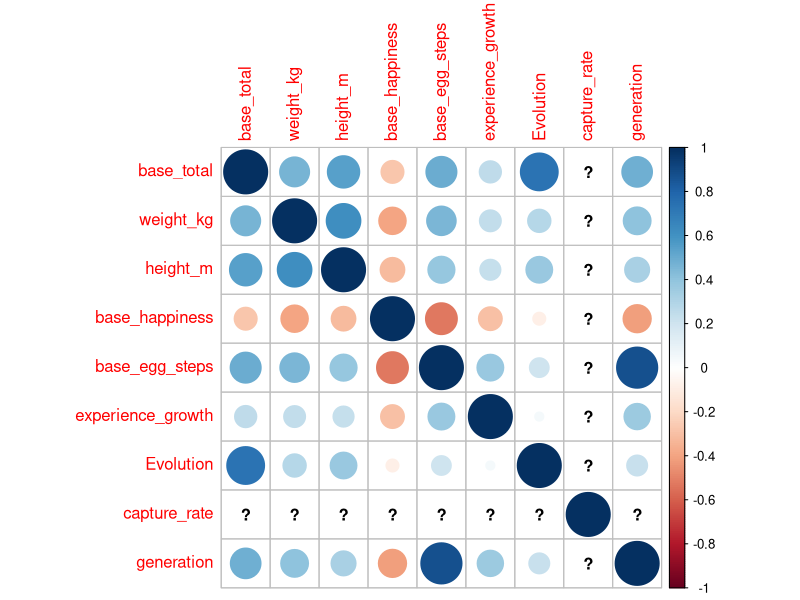

The R source for this figure: (Note: this script raises an error after producing the figure.)
## ---- chunk 1
knitr::opts_chunk$set(echo = TRUE)
library(dplyr)
library(lme4)
library(effects)
library(corrplot)
library(knitr)
library(ggplot2)
#install.packages('pROC')
library(pROC)
library(MASS)
library(class)
#library(klaR)
#install.packages('earth')
library(earth)
## ---- chunk 2

Pokemon=read.csv("Pokemon.csv")
levels(Pokemon$type2)=c(levels(Pokemon$type2),"none")
Pokemon$type2[Pokemon$type2==""]="none"
#summary(Pokemon)
#Pokemon$name[is.na(Pokemon$weight_kg)]
#pairs(Pokemon[,34:ncol(Pokemon)])
Pokemon_Cor=Pokemon[,c("base_total","weight_kg","height_m","base_happiness","base_egg_steps","experience_growth","Evolution","capture_rate")]
Pokemon_Cor$generation=as.numeric(Pokemon$generation)
Pokemon_Cor$generation=as.numeric(Pokemon$is_legendary)
Pokemon_Cor$capture_rate=as.integer(Pokemon$capture_rate)
corrplot(cor(Pokemon_Cor))

means<-dplyr::select(Pokemon,c("type1","base_total")) %>%
group_by(.,type1)%>%
summarise(.,mean(base_total))

op <- par(no.readonly = TRUE)
par(mar=c(8, 4, 2, 2) + 0.1)
plot(means$type1,means$`mean(base_total)`,xlab="type",xaxt="n",ylab="total",main="Total Stats by Type 1")
axis(1, at=1:nrow(means), labels=means$type1, las = 2, cex.axis = 0.8)
#reset settings
par(op)

means<-dplyr::select(Pokemon,c("type2","base_total")) %>%
group_by(.,type2)%>%
summarise(.,mean(base_total))

op <- par(no.readonly = TRUE)
par(mar=c(8, 4, 2, 2) + 0.1)
plot(means$type2,means$`mean(base_total)`,xlab="type",xaxt="n",ylab="total",main="Total Stats by Type 2")
axis(1, at=1:nrow(means)+1, labels=means$type2, las = 2, cex.axis = 0.8)
#reset settings
par(op)

Pokemon$capture_rate=scale(as.integer(Pokemon$capture_rate))
#Pokemon$type2[is.na(Pokemon$type2)]="none"
Pokemon$generation=as.factor(Pokemon$generation)
Pokemon$is_legendary=as.factor(Pokemon$is_legendary)

#pairs(Pokemon[,34:ncol(Pokemon)])
pairs(Pokemon[,c("base_total","weight_kg","height_m",  "percentage_male","base_happiness","base_egg_steps","experience_growth")])
Pokemon$percentage_male[is.na(Pokemon$percentage_male)]=0
Pokemon$base_happiness=c(scale(Pokemon$base_happiness))
Pokemon$base_egg_steps=c(scale(Pokemon$base_egg_steps))
Pokemon$experience_growth=c(scale(Pokemon$experience_growth))

Pokemon$weight_kg=c(scale(Pokemon$weight_kg))
Pokemon$height_m=c(scale(Pokemon$height_m))
#pairs(Pokemon[,34:ncol(Pokemon)])
pairs(Pokemon[,c("base_total","weight_kg","height_m","base_happiness","base_egg_steps","experience_growth","Evolution","capture_rate")])
#Pokemon$base_happiness=1/(Pokemon$base_happiness)
#Pokemon$base_egg_steps=1/(Pokemon$base_egg_steps)
#Pokemon$experience_growth=1/(Pokemon$experience_growth)
#Pokemon$weight_kg=1/(Pokemon$weight_kg)
#Pokemon$height_m=1/(Pokemon$height_m)




Num_Col=c(26:29,32,34,35,36,37,39:41)
Pokemon_Cor=Pokemon[,c("base_total","weight_kg","height_m","base_happiness","base_egg_steps","experience_growth","Evolution","capture_rate")]
Pokemon_Cor$type1=as.numeric(Pokemon$type1)


corrplot(cor(Pokemon_Cor))

Pokemon_Cor2=Pokemon[,c("base_total","attack","defense","speed","hp","sp_attack","sp_defense")]
corrplot(cor(Pokemon_Cor2))
#summary(Pokemon_Cor)

## ---- chunk 3

#Pokemon=read.csv("Pokemon.csv")
#pairs(Pokemon[,34:ncol(Pokemon)])
#Pokemon$capture_rate=scale(as.integer(Pokemon$capture_rate))
#Pokemon$type2[is.na(Pokemon$type2)]="none"
#levels(Pokemon$type2)=c(levels(Pokemon$type2),"none")
#Pokemon$type2[Pokemon$type2==""]="none"
#Pokemon$generation=as.factor(Pokemon$generation)

unique(Pokemon$percentage_male)
## ---- chunk 4
#https://bradleyboehmke.github.io/HOML/mars.html
#Pokemon=Pokemon[,colnames(Pokemon)!="sp_attack"]
#Pokemon=Pokemon[,colnames(Pokemon)!="sp_defense"]
#Pokemon=Pokemon[,colnames(Pokemon)!="attack"]
#Pokemon=Pokemon[,colnames(Pokemon)!="hp"]
#Pokemon=Pokemon[,colnames(Pokemon)!="defense"]
#Pokemon=Pokemon[,colnames(Pokemon)!="base_total"]
#Pokemon=Pokemon[,colnames(Pokemon)!="abilities"]
#Pokemon=Pokemon[,colnames(Pokemon)!="base_total"]
#Pokemon=Pokemon[,colnames(Pokemon)!="classfication"]
#Pokemon=Pokemon[,colnames(Pokemon)!="japanese_name"]
#Pokemon=Pokemon[,colnames(Pokemon)!="name"]
#Pokemon=Pokemon[,colnames(Pokemon)!="pokedex_number"]
#Pokemon$perAtt=Pokemon$attack/Pokemon$base_total
#model=earth(defense~is_legendary+generation+percentage_male+weight_kg+height_m+experience_growth+speed,Pokemon[complete.cases(Pokemon),])
set.seed(801)
model_base_only=earth(base_total~type1*type2+height_m*weight_kg+is_legendary*experience_growth+generation+base_egg_steps*capture_rate+base_happiness+capture_rate+Evolution,Pokemon, nfold=10, ncross=50, varmod.method="lm")
Predict_model_base_only=predict(model_base_only,interval="pint")

model_toy_height=earth(defense~height_m+weight_kg,Pokemon[complete.cases(Pokemon),-1], nfold=10, ncross=50, varmod.method="lm")
Predict_model_toy_height=predict(model_toy_height,interval="pint")
plotmo(model_toy_height)
summary(model_toy_height)
plot(model_toy_height)
#model=step(lm(base_total~type1*type2+height_m*weight_kg+is_legendary*experience_growth+generation+base_egg_steps+base_happiness+capture_rate,Pokemon[complete.cases(Pokemon),-1]))
#model=earth(perAtt~type1*type2+height_m*weight_kg+is_legendary,Pokemon[complete.cases(Pokemon),-1])
#expand.bpairs(type1~defense,Pokemon[complete.cases(Pokemon),])
#model=earth(attack~.^2,Pokemon[complete.cases(Pokemon),-1])
summary(model_base_only)
plotmo(model_base_only)
plot(model_base_only)



Pokemon_Complete$Pred_Base_only<-Predict_model_base_only$fit
#View(Pokemon[complete.cases(Pokemon),])
## ---- chunk 5

Pokemon_Complete=Pokemon
Pokemon_Complete$Pred_base=Predict_model_base_only$fit
Predict_model_base_order=Predict_model_base_only[order(Pokemon_Complete$Pred_base),]
Pokemon_Complete_order=Pokemon_Complete[order(Pokemon_Complete$Pred_base),]
Pokemon_Complete_order$index=seq(1:nrow(Pokemon_Complete_order))

ggplot(Pokemon_Complete_order, aes(index, Pred_base))+
    geom_point()+
    geom_point(aes(y = base_total, colour=ifelse(base_total<Predict_model_base_order$lwr |
                                            base_total>Predict_model_base_order$upr,"orange","red")))+
    geom_line(data=Pokemon_Complete_order)+
    geom_ribbon(aes(ymin=Predict_model_base_order$lwr,ymax=Predict_model_base_order$upr),alpha=0.3) +xlab("Pokemon sorted by Predicted total")+
  ylab("Total Stats") + ggtitle("Predictions and True Values") + theme(legend.position = "none")+
  theme(plot.title = element_text(hjust = 0.5))

Pokemon_Complete_order$name[Pokemon_Complete_order$base_total>Predict_model_base_order$upr]
Pokemon_Complete_order$name[Pokemon_Complete_order$base_total<Predict_model_base_order$lwr]
Pokemon_Complete_order$name[Pokemon_Complete_order$base_total==max(Pokemon_Complete_order$base_total)]
Pokemon_Complete_order$name[Pokemon_Complete_order$Pred_base==min(Pokemon_Complete_order$Pred_base)]
Pokemon_Complete_order$base_total[Pokemon_Complete_order$name=="Rayquaza"]
Pokemon_Complete_order$Pred_base[Pokemon_Complete_order$name=="Rayquaza"]
## ---- chunk 6
#With base
model_attack=earth(attack~type1*type2+height_m*weight_kg+is_legendary*experience_growth+generation+base_egg_steps*capture_rate+base_happiness+capture_rate+base_total,Pokemon[complete.cases(Pokemon),-1])
sum_mod=summary(model_attack)
paste("attack: ",sum_mod$rsq)

model_hp=earth(hp~type1*type2+height_m*weight_kg+is_legendary*experience_growth+generation+base_egg_steps*capture_rate+base_happiness+capture_rate+base_total,Pokemon[complete.cases(Pokemon),-1])
sum_mod=summary(model_hp)
paste("hp: ",sum_mod$rsq)

model_defense=earth(defense~type1*type2+height_m*weight_kg+is_legendary*experience_growth+generation+base_egg_steps*capture_rate+base_happiness+capture_rate+base_total,Pokemon[complete.cases(Pokemon),-1])
sum_mod=summary(model_defense)
paste("defense: ",sum_mod$rsq)

model_sp_attack=earth(sp_attack~type1*type2+height_m*weight_kg+is_legendary*experience_growth+generation+base_egg_steps*capture_rate+base_happiness+capture_rate+base_total,Pokemon[complete.cases(Pokemon),-1])
sum_mod=summary(model_sp_attack)
paste("sp_attack: ",sum_mod$rsq)

model_sp_defense=earth(sp_defense~type1*type2+height_m*weight_kg+is_legendary*experience_growth+generation+base_egg_steps*capture_rate+base_happiness+capture_rate+base_total,Pokemon[complete.cases(Pokemon),-1])
sum_mod=summary(model_sp_defense)
paste("sp_defense: ",sum_mod$rsq)

model_speed=earth(speed~type1*type2+height_m*weight_kg+is_legendary*experience_growth+generation+base_egg_steps*capture_rate+base_happiness+capture_rate+base_total,Pokemon[complete.cases(Pokemon),-1])
sum_mod=summary(model_speed)
paste("speed: ",sum_mod$rsq)
## ---- chunk 7
set.seed(801)
#Without base
model_attack=earth(attack~type1*type2+height_m*weight_kg+is_legendary*experience_growth+generation+base_egg_steps*capture_rate+base_happiness+capture_rate+Evolution,Pokemon[complete.cases(Pokemon),-1], nfold=10, ncross=50, varmod.method="lm")
sum_mod=summary(model_attack)
paste("attack: ",sum_mod$rsq)

model_hp=earth(hp~type1*type2+height_m*weight_kg+is_legendary*experience_growth+generation+base_egg_steps*capture_rate+base_happiness+capture_rate+Evolution,Pokemon[complete.cases(Pokemon),-1], nfold=10, ncross=50, varmod.method="lm")
sum_mod=summary(model_hp)
paste("hp: ",sum_mod$rsq)

model_defense=earth(defense~type1*type2+height_m*weight_kg+is_legendary*experience_growth+generation+base_egg_steps*capture_rate+base_happiness+capture_rate+Evolution,Pokemon[complete.cases(Pokemon),-1], nfold=10, ncross=50, varmod.method="lm")
sum_mod=summary(model_defense)
paste("defense: ",sum_mod$rsq)

model_sp_attack=earth(sp_attack~type1*type2+height_m*weight_kg+is_legendary*experience_growth+generation+base_egg_steps*capture_rate+base_happiness+capture_rate+Evolution,Pokemon[complete.cases(Pokemon),-1], nfold=10, ncross=50, varmod.method="lm")
sum_mod=summary(model_sp_attack)
paste("sp_attack: ",sum_mod$rsq)

model_sp_defense=earth(sp_defense~type1*type2+height_m*weight_kg+is_legendary*experience_growth+generation+base_egg_steps*capture_rate+base_happiness+capture_rate+Evolution,Pokemon[complete.cases(Pokemon),-1], nfold=10, ncross=50, varmod.method="lm")
sum_mod=summary(model_sp_defense)
paste("sp_defense: ",sum_mod$rsq)

model_speed=earth(speed~type1*type2+height_m*weight_kg+is_legendary*experience_growth+generation+base_egg_steps*capture_rate+base_happiness+capture_rate+Evolution,Pokemon[complete.cases(Pokemon),-1], nfold=10, ncross=50, varmod.method="lm")
sum_mod=summary(model_speed)
paste("speed: ",sum_mod$rsq)
## ---- chunk 8
Pokemon_Complete=Pokemon
Pokemon_Complete$Pred_HP=Predict_model_hp$fit
Predict_model_base_order=Predict_model_hp[order(Pokemon_Complete$Pred_HP),]
Pokemon_Complete_order=Pokemon_Complete[order(Pokemon_Complete$Pred_HP),]
Pokemon_Complete_order$index=seq(1:nrow(Pokemon_Complete_order))

ggplot(Pokemon_Complete_order, aes(index, Pred_HP))+
    geom_point()+
    geom_point(aes(y = hp, colour=ifelse(hp<Predict_model_base_order$lwr |
                                            hp>Predict_model_base_order$upr,"orange","red")))+
    geom_line(data=Pokemon_Complete_order)+
    geom_ribbon(aes(ymin=Predict_model_base_order$lwr,ymax=Predict_model_base_order$upr),alpha=0.3) +xlab("Pokemon sorted by Predicted HP")+
  ylab("HP") + ggtitle("Predictions and True Values") + theme(legend.position = "none")+
  theme(plot.title = element_text(hjust = 0.5))

## ---- chunk 9
Pokemon_Complete=Pokemon[complete.cases(Pokemon),]
Pokemon_Complete$Pred_HP<-predict(model_hp)
#View(Pokemon_Complete)

model_attack=earth(attack~type1*type2+height_m*weight_kg+is_legendary*experience_growth+generation+base_egg_steps*capture_rate+base_happiness+capture_rate+Pred_HP,Pokemon_Complete, nfold=10, ncross=50, varmod.method="lm")
sum_mod=summary(model_attack)
paste("attack: ",sum_mod$rsq)

model_defense=earth(defense~type1*type2+height_m*weight_kg+is_legendary*experience_growth+generation+base_egg_steps*capture_rate+base_happiness+capture_rate+Pred_HP,Pokemon_Complete, nfold=10, ncross=50, varmod.method="lm")
sum_mod=summary(model_defense)
paste("defense: ",sum_mod$rsq)

model_sp_attack=earth(sp_attack~type1*type2+height_m*weight_kg+is_legendary*experience_growth+generation+base_egg_steps*capture_rate+base_happiness+capture_rate+Pred_HP,Pokemon_Complete, nfold=10, ncross=50, varmod.method="lm")
sum_mod=summary(model_sp_attack)
paste("sp_attack: ",sum_mod$rsq)

model_sp_defense=earth(sp_defense~type1*type2+height_m*weight_kg+is_legendary*experience_growth+generation+base_egg_steps*capture_rate+base_happiness+capture_rate+Pred_HP,Pokemon_Complete, nfold=10, ncross=50, varmod.method="lm")
sum_mod=summary(model_sp_defense)
paste("sp_defense: ",sum_mod$rsq)

model_speed=earth(speed~type1*type2+height_m*weight_kg+is_legendary*experience_growth+generation+base_egg_steps*capture_rate+base_happiness+capture_rate+Pred_HP,Pokemon_Complete, nfold=10, ncross=50, varmod.method="lm")
sum_mod=summary(model_speed)
paste("speed: ",sum_mod$rsq)
## ---- chunk 10
Pokemon_Complete$Pred_Attack<-predict(model_attack)

model_defense=earth(defense~type1*type2+height_m*weight_kg+is_legendary*experience_growth+generation+base_egg_steps*capture_rate+base_happiness+capture_rate+Pred_HP+Pred_Attack,Pokemon_Complete)
sum_mod=summary(model_defense)
paste("defense: ",sum_mod$rsq)

model_sp_defense=earth(sp_defense~type1*type2+height_m*weight_kg+is_legendary*experience_growth+generation+base_egg_steps*capture_rate+base_happiness+capture_rate+Pred_HP+Pred_Attack,Pokemon_Complete)
sum_mod=summary(model_sp_defense)
paste("sp_defense: ",sum_mod$rsq)

model_speed=earth(speed~type1*type2+height_m*weight_kg+is_legendary*experience_growth+generation+base_egg_steps*capture_rate+base_happiness+capture_rate+Pred_HP+Pred_Attack,Pokemon_Complete)
sum_mod=summary(model_speed)
paste("speed: ",sum_mod$rsq)
## ---- chunk 11
Pokemon_Complete$Pred_SP_Attack<-predict(model_sp_attack)

model_defense=earth(defense~type1*type2+height_m*weight_kg+is_legendary*experience_growth+generation+base_egg_steps*capture_rate+base_happiness+capture_rate+Pred_HP+Pred_Attack+Pred_SP_Attack,Pokemon_Complete)
sum_mod=summary(model_defense)
paste("defense: ",sum_mod$rsq)

model_sp_defense=earth(sp_defense~type1*type2+height_m*weight_kg+is_legendary*experience_growth+generation+base_egg_steps*capture_rate+base_happiness+capture_rate+Pred_HP+Pred_Attack+Pred_SP_Attack,Pokemon_Complete)
sum_mod=summary(model_sp_defense)
paste("sp_defense: ",sum_mod$rsq)

model_speed=earth(speed~type1*type2+height_m*weight_kg+is_legendary*experience_growth+generation+base_egg_steps*capture_rate+base_happiness+capture_rate+Pred_HP+Pred_Attack+Pred_SP_Attack,Pokemon_Complete)
sum_mod=summary(model_speed)
paste("speed: ",sum_mod$rsq)
## ---- chunk 12
Pokemon_Complete$Pred_SP_Defense<-predict(model_sp_defense)

model_defense=earth(defense~type1*type2+height_m*weight_kg+is_legendary*experience_growth+generation+base_egg_steps*capture_rate+base_happiness+capture_rate+Pred_HP+Pred_Attack+Pred_SP_Attack+Pred_SP_Defense,Pokemon_Complete)
sum_mod=summary(model_defense)
paste("defense: ",sum_mod$rsq)

model_speed=earth(speed~type1*type2+height_m*weight_kg+is_legendary*experience_growth+generation+base_egg_steps*capture_rate+base_happiness+capture_rate+Pred_HP+Pred_Attack+Pred_SP_Attack+Pred_SP_Defense,Pokemon_Complete)
sum_mod=summary(model_speed)
paste("speed: ",sum_mod$rsq)
## ---- chunk 13
Pokemon_Complete$Pred_defense<-predict(model_defense)

model_speed=earth(speed~type1*type2+height_m*weight_kg+is_legendary*experience_growth+generation+base_egg_steps*capture_rate+base_happiness+capture_rate+Pred_HP+Pred_Attack+Pred_SP_Attack+Pred_SP_Defense+Pred_defense,Pokemon_Complete, nfold=10, ncross=30, varmod.method="lm")
Predict_model_base=predict(model_speed,interval="pint")

sum_mod=summary(model_speed)
paste("speed: ",sum_mod$rsq)

model_base=earth(base_total~type1*type2+height_m*weight_kg+is_legendary*experience_growth+generation+base_egg_steps*capture_rate+base_happiness+capture_rate+Pred_HP+Pred_Attack+Pred_SP_Attack+Pred_SP_Defense+Pred_defense,Pokemon_Complete, nfold=10, ncross=30, varmod.method="lm", keepxy=TRUE)
Predict_model_base=predict(model_base,interval="pint")
sum_mod=summary(model_base)
paste("base: ",sum_mod$rsq)
mean(model_base$cv.rsq.tab[model_base$cv.rsq.tab[,1]>0])
sum(model_base$cv.rsq.tab[,1]<0)/length(model_base$cv.rsq.tab[,1])
## ---- chunk 14
Pokemon_Complete$Pred_base<-predict(model_base)
Pokemon_Complete$Pred_speed<-Pokemon_Complete$Pred_base-Pokemon_Complete$Pred_HP-Pokemon_Complete$Pred_Attack-Pokemon_Complete$Pred_SP_Attack-Pokemon_Complete$Pred_SP_Defense-Pokemon_Complete$Pred_defense
## ---- chunk 15
#Pokemon_Complete_order=Pokemon_Complete[order(Pokemon_Complete$Pred_base),]
#Pokemon_Complete_order$index=seq(1:nrow(Pokemon_Complete_order))
#plot(Pokemon_Complete_order$Pred_base)
#points(Pokemon_Complete_order$base_total,col="red")

#Pokemon_Complete_order=Pokemon_Complete[order(Pokemon_Complete$Pred_BaseOnly),]
#plot(Pokemon_Complete_order$Pred_BaseOnly)
#points(Pokemon_Complete_order$base_total,col="red")




#Predict_model_base_only
Pokemon_Complete_order=Pokemon_Complete[order(Pokemon_Complete$Pred_Base_only),]
Pokemon_Complete_order$index=seq(1:nrow(Pokemon_Complete_order))
Predict_model_base_order=Predict_model_base_only[order(Predict_model_base_only$fit),]

ggplot(Pokemon_Complete_order, aes(index, Pred_Base_only))+
    geom_point()+
    geom_point(aes(y = base_total, colour = "red"))+
    geom_line(data=Pokemon_Complete_order)+
    geom_ribbon(aes(ymin=Predict_model_base_order$lwr,ymax=Predict_model_base_order$upr),alpha=0.3)

Pokemon_Complete_order=Pokemon_Complete[order(Pokemon_Complete$Pred_base),]
Pokemon_Complete_order$index=seq(1:nrow(Pokemon_Complete_order))
Predict_model_base_order=Predict_model_base[order(Predict_model_base$fit),]

ggplot(Pokemon_Complete_order, aes(index, Pred_base))+
    geom_point()+
    geom_point(aes(y = base_total, colour=ifelse(base_total<Predict_model_base_order$lwr |
                                            base_total>Predict_model_base_order$upr,"orange","red")))+
    geom_line(data=Pokemon_Complete_order)+
    geom_ribbon(aes(ymin=Predict_model_base_order$lwr,ymax=Predict_model_base_order$upr),alpha=0.3) +xlab("Pokemon sorted by Predicted total")+
  ylab("Total Stats") + ggtitle("Predictions and True Values") + theme(legend.position = "none")+
  theme(plot.title = element_text(hjust = 0.5))

#Predict_model_base_only$fit[1:10]
#Predict_model_base$fit[1:10]

## ---- chunk 16
Pokemon_Complete_order=Pokemon_Complete[order(Pokemon_Complete$Pred_speed),]
Pokemon_Complete_order$index=seq(1:nrow(Pokemon_Complete_order))

ggplot(Pokemon_Complete_order, aes(index, Pred_speed))+
    geom_point(aes(y = speed))+
    geom_line(data=Pokemon_Complete_order)+
  ylab("Total Stats") + ggtitle("Predictions and True Values")+
  theme(plot.title = element_text(hjust = 0.5))
